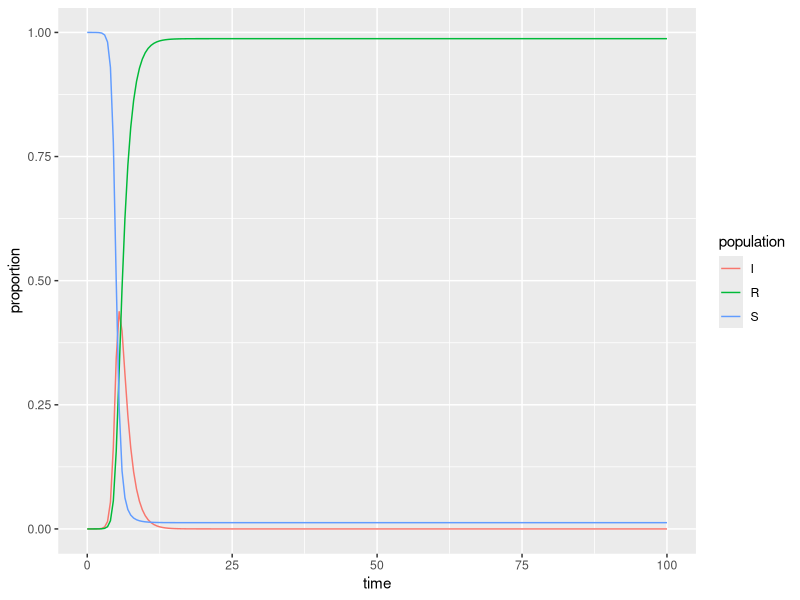

This chart was generated by the following R code:
## ---- chunk 1
knitr::opts_chunk$set(echo = TRUE)
library(tidyverse)
library(deSolve)
## ---- chunk 2
### Specify parameters

## Proportion in each compartment: Susceptible 0.999999, Infected 0.000001, Recovered 0 (these are directly from the example linked above)
init <- c(S = 1-1e-16, I = 1e-6, R = 0.0)

## beta: infection parameter; gamma: recovery parameter
parameters <- c(beta = 3.5, gamma = 0.79)

## Time frame
times      <- seq(0, 100, by = 0.5)
## ---- chunk 3
## Build the function with all 
sir <- function(time, init, parameters) {

  with(as.list(c(init, parameters)), {

    dS <- -beta * S * I
    dI <-  beta * S * I - gamma * I
    dR <-  gamma * I
    
    return(list(c(dS, dI, dR)))
  })
}
## ---- chunk 4
## Solve using `deSolve::ode()`
approximation <- ode(y = init, times = times, func = sir, parms = parameters)
## ---- chunk 5
## Get output into a data frame
approx_df <- as.data.frame(approximation)

## Pivot longer so R will do the work for us: 
approx_long <- approx_df %>% 
  pivot_longer(cols = S:R, names_to = "population", values_to = "proportion")

## ---- chunk 6
ggplot(data = approx_long, aes(x = time, y = proportion)) +
  geom_line(aes(color = population))
